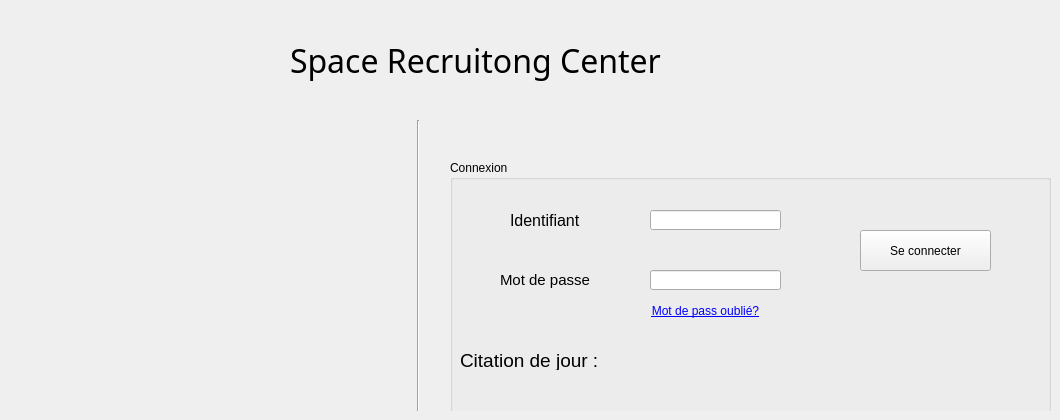
      <widget class="QWidget" name="page_11">
       <widget class="QStackedWidget" name="mp_oublier">
        <property name="geometry">
         <rect>
          <x>40</x>
          <y>40</y>
          <width>1011</width>
          <height>371</height>
         </rect>
        </property>
        <property name="currentIndex">
         <number>0</number>
        </property>
        <widget class="QWidget" name="page_12">
         <widget class="QLabel" name="label_63">
          <property name="geometry">
           <rect>
            <x>250</x>
            <y>0</y>
            <width>401</width>
            <height>41</height>
           </rect>
          </property>
          <property name="font">
           <font>
            <family>Rockwell Nova Cond</family>
            <pointsize>24</pointsize>
           </font>
          </property>
          <property name="text">
           <string>Space Recruitong Center</string>
          </property>
         </widget>
         <widget class="QLabel" name="label_68">
          <property name="geometry">
           <rect>
            <x>0</x>
            <y>90</y>
            <width>371</width>
            <height>281</height>
           </rect>
          </property>
          <property name="text">
           <string/>
          </property>
          <property name="pixmap">
           <pixmap resource="img.qrc">:/logo.jpg</pixmap>
          </property>
          <property name="scaledContents">
           <bool>true</bool>
          </property>
         </widget>
         <widget class="Line" name="line_2">
          <property name="geometry">
           <rect>
            <x>370</x>
            <y>80</y>
            <width>16</width>
            <height>431</height>
           </rect>
          </property>
          <property name="orientation">
           <enum>Qt::Vertical</enum>
          </property>
         </widget>
         <widget class="QGroupBox" name="groupBox_9">
          <property name="geometry">
           <rect>
            <x>410</x>
            <y>120</y>
            <width>601</width>
            <height>321</height>
           </rect>
          </property>
          <property name="title">
           <string>Connexion</string>
          </property>
          <widget class="QLineEdit" name="id_con">
           <property name="geometry">
            <rect>
             <x>200</x>
             <y>50</y>
             <width>131</width>
             <height>20</height>
            </rect>
           </property>
          </widget>
          <widget class="QLineEdit" name="pass_con">
           <property name="geometry">
            <rect>
             <x>200</x>
             <y>110</y>
             <width>131</width>
             <height>20</height>
            </rect>
           </property>
          </widget>
          <widget class="QPushButton" name="seconnecter">
           <property name="geometry">
            <rect>
             <x>410</x>
             <y>70</y>
             <width>131</width>
             <height>41</height>
            </rect>
           </property>
           <property name="text">
            <string>Se connecter</string>
           </property>
          </widget>
          <widget class="QLabel" name="label_61">
           <property name="geometry">
            <rect>
             <x>60</x>
             <y>50</y>
             <width>111</width>
             <height>20</height>
            </rect>
           </property>
           <property name="font">
            <font>
             <pointsize>12</pointsize>
            </font>
           </property>
           <property name="text">
            <string>Identifiant</string>
           </property>
          </widget>
          <widget class="QPushButton" name="pushButton_passwordforgot">
           <property name="geometry">
            <rect>
             <x>170</x>
             <y>140</y>
             <width>171</width>
             <height>21</height>
            </rect>
           </property>
           <property name="cursor">
            <cursorShape>PointingHandCursor</cursorShape>
           </property>
           <property name="styleSheet">
            <string notr="true">border-radius:15px 10px 15px 10px;
text-decoration: underline;
font: 14pt &quot;Gabriola&quot;;
color: rgb(0, 0, 255);
</string>
           </property>
           <property name="text">
            <string>Mot de pass oublié?</string>
           </property>
          </widget>
          <widget class="QLabel" name="citation">
           <property name="geometry">
            <rect>
             <x>10</x>
             <y>190</y>
             <width>571</width>
             <height>20</height>
            </rect>
           </property>
           <property name="font">
            <font>
             <pointsize>14</pointsize>
            </font>
           </property>
           <property name="text">
            <string>Citation de jour : </string>
           </property>
          </widget>
          <widget class="QLabel" name="label_62">
           <property name="geometry">
            <rect>
             <x>50</x>
             <y>110</y>
             <width>131</width>
             <height>20</height>
            </rect>
           </property>
           <property name="font">
            <font>
             <pointsize>11</pointsize>
            </font>
           </property>
           <property name="text">
            <string>Mot de passe</string>
           </property>
          </widget>
          <widget class="QLabel" name="label_67">
           <property name="geometry">
            <rect>
             <x>400</x>
             <y>120</y>
             <width>101</width>
             <height>71</height>
            </rect>
           </property>
           <property name="text">
            <string/>
           </property>
           <property name="pixmap">
            <pixmap resource="img.qrc">:/users.png</pixmap>
           </property>
           <property name="scaledContents">
            <bool>true</bool>
           </property>
           <property name="wordWrap">
            <bool>false</bool>
           </property>
           <property name="openExternalLinks">
            <bool>false</bool>
           </property>
          </widget>
         </widget>
        </widget>
        <widget class="QWidget" name="page_13"/>
       </widget>
      </widget>
